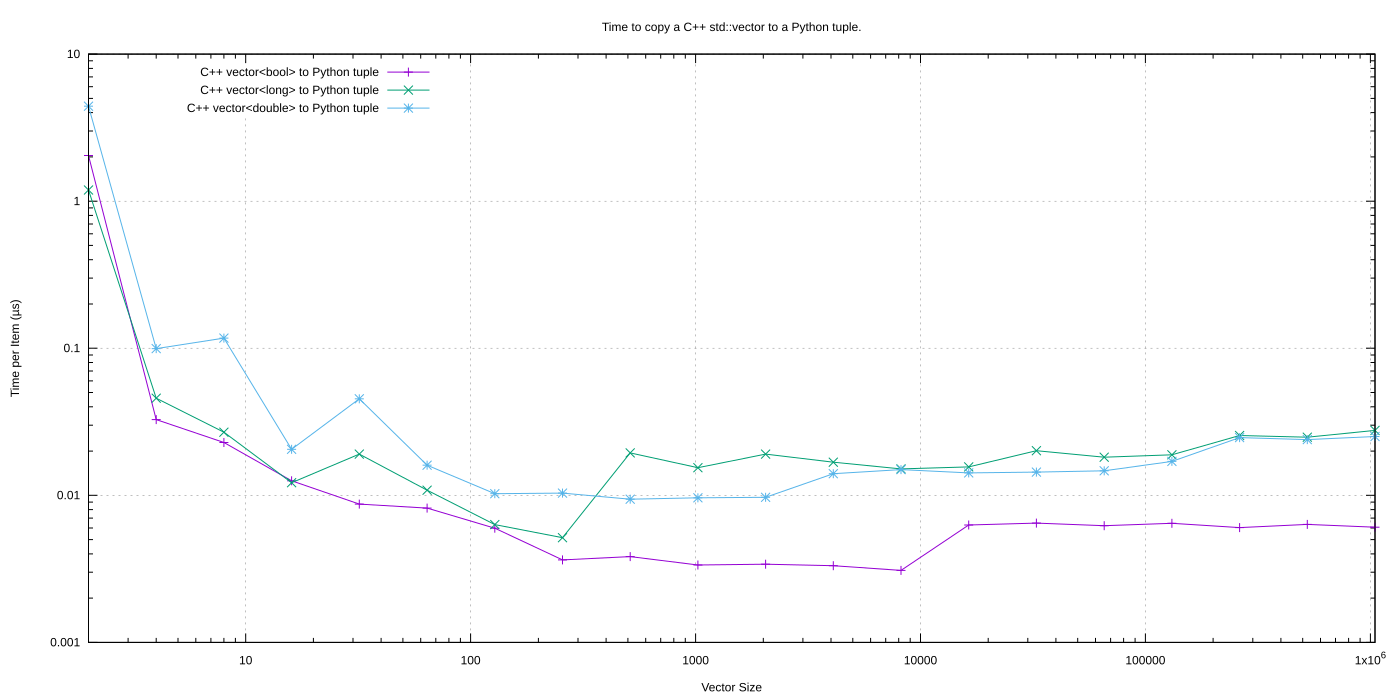

Here is the gnuplot script that generated this plot:
set logscale x
set grid
set title "Time to copy a C++ std::vector to a Python tuple."
set xlabel "Vector Size"

set logscale y
set ylabel "Time per Item (µs)"
# set yrange [8:35]
# set ytics 8,35,3

# set logscale y2
# set y2label "Bytes"
# set y2range [1:1e9]
# set y2tics

set pointsize 1
set datafile separator whitespace
# Curve fit
#cost(x) = a + (b / (x/1024))
#fit cost(x) "perf_size_of.dat" using 1:2 via a,b

set key left

set terminal svg size 1000,700           # choose the file format
set output "test_vector_to_py_tuple.svg"   # choose the output device

plot "test_vector_to_py_tuple.dat" using 1:(1e6 * $2 / $1) t "C++ vector<bool> to Python tuple" with linespoints axes x1y1 pt 1 lw 1, \
    "test_vector_to_py_tuple.dat" using 1:(1e6 * $3 / $1) t "C++ vector<long> to Python tuple" with linespoints axes x1y1 pt 2 lw 1, \
    "test_vector_to_py_tuple.dat" using 1:(1e6 * $4 / $1) t "C++ vector<double> to Python tuple" with linespoints axes x1y1 pt 3 lw 1

reset
